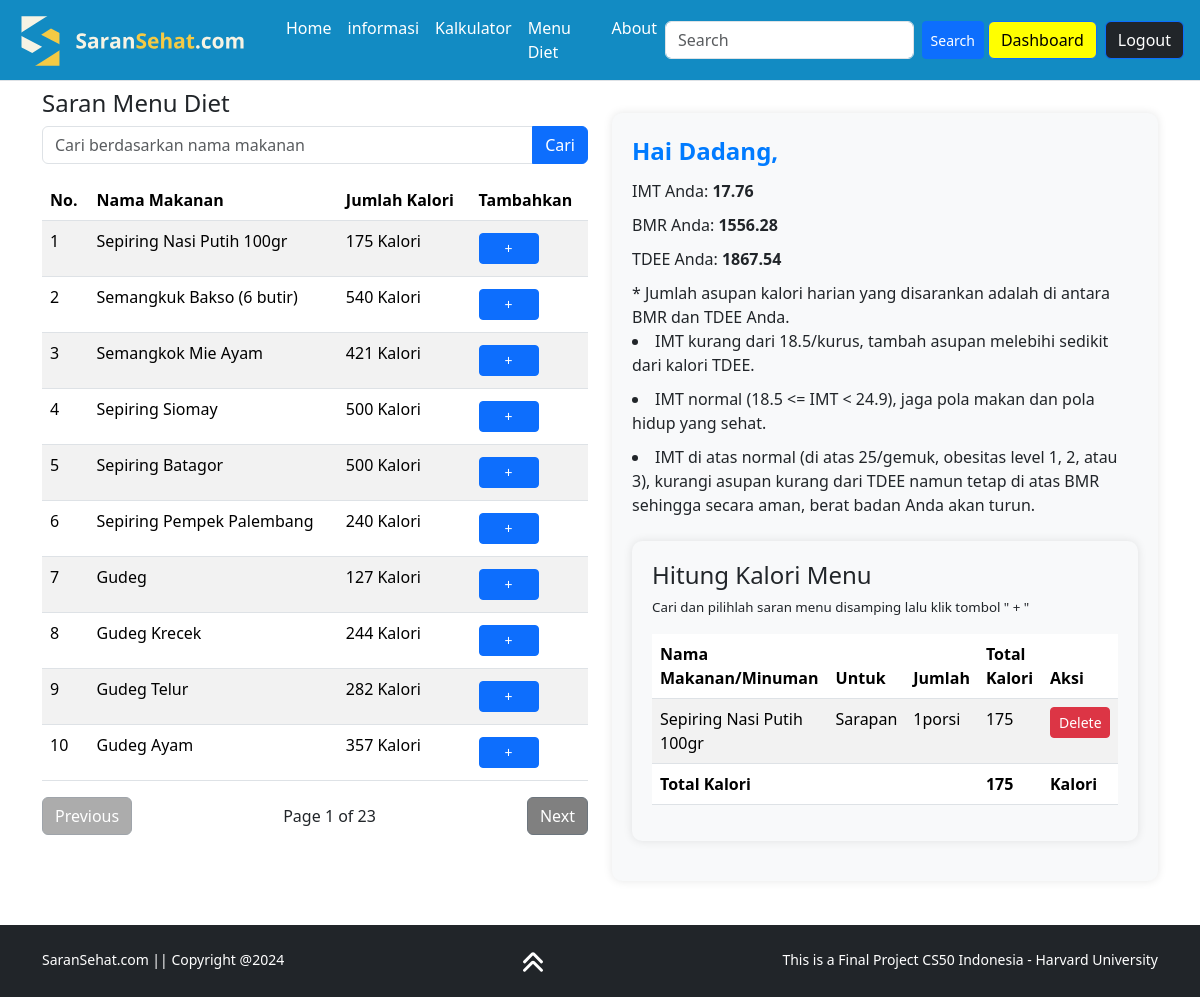
The app's page /menu (signed in), older data.
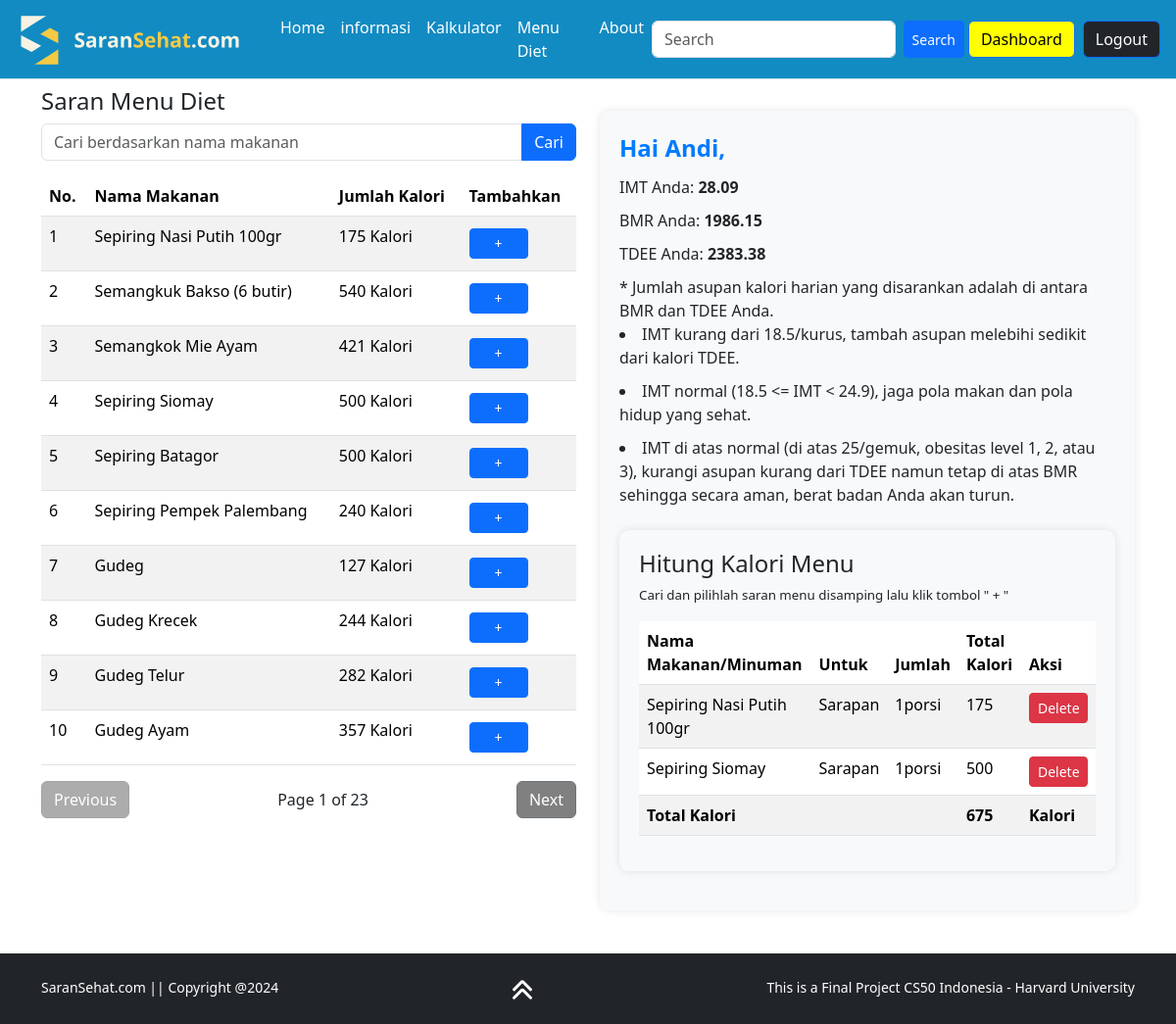
The same page, newer data.
### tables this page shows
CREATE TABLE foods (
    "food_id" INTEGER PRIMARY KEY AUTOINCREMENT,
    name TEXT NOT NULL,
    amount NUMERIC NOT NULL,
    unit TEXT NOT NULL,
    calories NUMERIC NOT NULL
);

CREATE TABLE "bio" (
    id INTEGER PRIMARY KEY AUTOINCREMENT,
    user_id INTEGER,
	name TEXT, 
    imt NUMERIC NOT NULL,
    bmr NUMERIC NOT NULL,
    tdee NUMERIC NOT NULL,
    timestamp TIMESTAMP DEFAULT CURRENT_TIMESTAMP,
    FOREIGN KEY (user_id) REFERENCES users(id)
);

CREATE TABLE "user_intake" (
    id INTEGER PRIMARY KEY AUTOINCREMENT,
    bio_id INTEGER,
    food_id INTEGER,
    food_name TEXT NOT NULL,
    meal_type TEXT,    
    amount NUMERIC NOT NULL, 
    unit TEXT NOT NULL, 
    calories NUMERIC NOT NULL,
    timestamp DATETIME,
    FOREIGN KEY (bio_id) REFERENCES bio(id),
    FOREIGN KEY (food_id) REFERENCES foods(food_id)
);

### app.py (the view)
@app.route('/menu', methods=["GET", "POST"])
@login_required
def show_menu():
    page = request.args.get('page', 1, type=int)
    limit = 10
    halaman = db.execute("SELECT COUNT(*) AS total_foods FROM foods")[0]['total_foods']
    total_halaman = (halaman + limit - 1) // limit
    foods = db.execute("SELECT * FROM foods")
    food = foods[0]
    user_id = session["user_id"]
    data_bio = db.execute("SELECT id, name, imt, bmr, tdee FROM bio WHERE user_id = ? ORDER BY id DESC LIMIT 1", user_id)[0]
    data_menus = db.execute("SELECT * FROM user_intake WHERE bio_id = ?", data_bio['id'])
    total_calories = sum(menu["amount"] * menu["calories"] for menu in data_menus)
    query = request.args.get('search')
    if query:
        foods = db.execute("SELECT * FROM foods WHERE name LIKE ?", ('%' + query + '%'))
    else:
        foods = db.execute("SELECT * FROM foods")
    return render_template("menu.html", food=food, foods=foods, page=page, limit=limit, total_halaman=total_halaman, query=query, data_bio=data_bio, data_menus=data_menus, total_calories=total_calories)

### app.py (called while the page is built)
@app.after_request
def after_request(response):
    response.headers["Cache-Control"] = "no-cache, no-store, must-revalidate"
    response.headers["Expires"] = 0
    response.headers["Pragma"] = "no-cache"
    return response

### helpers.py (called while the page is built)
def login_required(f):
    @wraps(f)
    def decorated_function(*args, **kwargs):
        if session.get("user_id") is None:
            return redirect("/login")
        return f(*args, **kwargs)
    return decorated_function

def format_decimal(value):
    if value is None:
        return ""
    try:
        formatted_value = "{:.2f}".format(value)
        return formatted_value
    except (ValueError, TypeError):
        return ""

### templates/menu.html (shortened to what this page needs)
{% extends "base.html" %}
{% block content %}
<div class="row g-6 mt-2">
    <div class="col-md-6">
        <h4>Saran Menu Diet</h4>
        <form action="/menu" method="get" class="mb-3">
            <div class="input-group">
                <input type="text" class="form-control" placeholder="Cari berdasarkan nama makanan" name="search">
                <button class="btn btn-primary" type="submit">Cari</button>
            </div>
        </form>
        <div action="/menu" method="post">
            {% set total_pages = ((foods|length - 1) // limit) + 1 %}
            <table class="table table-striped">
                <thead>
                    <tr>
                        <th class="table-cell">No.</th>
                        <th class="table-cell">Nama Makanan</th>
                        <th class="table-cell">Jumlah Kalori</th>
                        <th class="table-cell">Tambahkan</th>
                    </tr>
                </thead>
                <tbody>
                    {% for food in foods %}
                    {% if loop.index >= (page - 1) * limit + 1 and loop.index <= page * limit %} <tr>
                        <td class="table-cell">{{ loop.index }}</td>
                        <td class="table-cell">{{ food.name }}</td>
                        <td class="table-cell">{{ food.calories }} Kalori</td>
                        <td class="table-cell">
                            {% if session["user_id"] %}
                            <div class="d-block my-1"><a href="#" class="btn btn-primary btn-sm" style="width: 60px"
                                    data-bs-toggle="modal" data-bs-target="#addModal{{ food.food_id }}"> + </a></div>
                                {% endif %}
                        </td>
                        </tr>
                        {% endif %}
                        {% endfor %}
                </tbody>
            </table>
            <div class="pagination">
                <div>
                    {% if page > 1 %}
                    <a href="?page={{ page - 1 }}{% if query %}&search={{ query }}{% endif %}" class="btn btn-secondary" style="background-color: gray;">
                        <bold> Previous </bold>
                    </a>
                    {% else %}
                    <button class="btn btn-secondary" disabled>
                        <bold> Previous </bold>
                    </button>
                    {% endif %}
                </div>
                <div>
                    {% if total_pages > 1 %}
                    <span>Page {{ page }} of {{ total_pages }}</span>
                    {% endif %}
                </div>
                <div>
                    {% if page < total_pages %}
                    {% if query %}
                    <a href="?page={{ page + 1 }}&search={{ query }}" class="btn btn-secondary" style="background-color: gray;">
                        <bold> Next </bold>
                    </a>
                    {% else %}
                    <a href="?page={{ page + 1 }}" class="btn btn-secondary" style="background-color: gray;">
                        <bold> Next </bold>
                    </a>
                    {% endif %}
                    {% else %}
                    <button class="btn btn-secondary" disabled>
                        <bold> Next </bold>
                    </button>
                    {% endif %}
                </div>
            </div>
        </div>
    </div>
    <div class="col-md-6">
        <div class="result-container mt-4" action="/menu" method="get">
            <div class="result-title">Hai {{ data_bio.name }},</div>
            <div class="result-item">IMT Anda: <strong>{{ format_decimal(data_bio.imt) }}</strong></div>
            <div class="result-item">BMR Anda: <strong>{{ format_decimal(data_bio.bmr) }}</strong></div>
            <div class="result-item">TDEE Anda: <strong>{{ format_decimal(data_bio.tdee) }}</strong></div>
            <div class="result-item"> * Jumlah asupan kalori harian yang disarankan adalah di antara BMR dan TDEE Anda.
            <div class="result-item"><li>IMT kurang dari 18.5/kurus, tambah asupan melebihi sedikit dari kalori TDEE.</li></div>
            <div class="result-item"><li>IMT normal (18.5 <= IMT < 24.9), jaga pola makan dan pola hidup yang sehat.</li></div>
            <div class="result-item"><li>IMT di atas normal (di atas 25/gemuk, obesitas level 1, 2, atau 3), kurangi asupan kurang dari TDEE namun tetap di atas BMR sehingga secara aman, berat badan Anda akan turun.</li></div>
        </div>
        <div class="result-container mt-4" action="/menu" method="get">
            <h4>Hitung Kalori Menu</h4>
            <p style="font-size: smaller;">Cari dan pilihlah saran menu disamping lalu klik tombol " + "</p>
            <table class="table table-striped">
                <thead>
                    <tr>
                        <th class="table-cell">Nama Makanan/Minuman</th>
                        <th class="table-cell">Untuk</th>
                        <th class="table-cell">Jumlah</th>
                        <th class="table-cell">Total Kalori</th>
                        <th class="table-cell"> Aksi</th>
                    </tr>
                </thead>
                <tbody>
                    {% for data_menu in data_menus %}
                    <tr>
                        <td class="table-cell">{{ data_menu.food_name }}</td>
                        <td class="table-cell">{{ data_menu.meal_type }}</td>
                        <td class="table-cell">{{ data_menu.amount }}{{ data_menu.unit }}</td>
                        <td class="table-cell">{{ data_menu.amount * data_menu.calories }}</td>
                        <td class="table-cell">
                            <form action="/delete/{{ data_menu.id }}" method="post">
                                <button type="submit" class="btn btn-danger btn-sm" style="width: 60px">Delete</button>
                            </form>
                        </td>
                    {% endfor %}
                    {% if data_menus %}
                    <tr>
                        <th colspan="3" class="table-cell">Total Kalori</th>
                        <th class="table-cell">{{ total_calories }}</th>
                        <th class="table-cell">Kalori</th>
                    </tr>
                    {% else %}
                    <tr>
                        <td colspan="4" class="table-cell">Tidak ada data yang tersedia</td>
                    </tr>
                    {% endif %}
                </tbody>
            </table>
        </div>
    </div>
</div>
</div>
</div>
{% endblock %}

### templates/base.html (shortened to what this page needs)
<!DOCTYPE html>
<html lang="en">
<head>
  <link href="https://cdn.jsdelivr.net/npm/bootstrap@5.3.2/dist/css/bootstrap.min.css" rel="stylesheet"
>
  <link rel="stylesheet" href="https://cdnjs.cloudflare.com/ajax/libs/animate.css/4.1.1/animate.min.css">
  <link rel="stylesheet" href="{{ url_for('static', filename='css/styles.css') }}">
</head>
<body>
  <nav class="navbar navbar-expand-lg border-bottom border-body">
    <div class="container-fluid">
      <a class="navbar-brand" href="/"><img src="/static/images/logo_long.svg" alt="Logo" width="250" height="50"
          class="d-inline-block align-text-top"></a>
      <div class="collapse navbar-collapse" id="navbarTogglerDemo02">
        <ul class="navbar-nav me-auto mb-2 mb-lg-0">
          <li class="nav-item{% if active_page == 'index' %}active{% endif %}">
            <a class="nav-link" href="/">Home</a>
          </li>
          <li class="nav-item {% if active_page == 'informasi' %}active{% endif %}">
            <a class="nav-link" href="/informasi">informasi</a>
          </li>
          <li class="nav-item">
            <a class="nav-link" href="/kalkulator">Kalkulator</a>
          </li>
          <li class="nav-item">
            <a class="nav-link" href="/menu">Menu Diet</a>
          </li>
          <li class="nav-item">
            <a class="nav-link" href="/about">About</a>
          </li>
        </ul>
        <form id="search" class="d-flex" role="search">
          <input class="form-control me-2" type="search" placeholder="Search" aria-label="Search">
          <button type="button" class="btn btn-primary btn-sm">Search</button>
        </form>
        {% if session["user_id"] %}
        {% if session["role"] == "admin" %}
        <div class="list-unstyled text-center mx-1 my-2">
          <li>
            <a href="/dashboard" class="btn btn-primary" style="background-color: yellow; color: black;">Dashboard</a>
          </li>
        </div>
        {% endif %}
        <div class="list-unstyled text-center mx-1 my-2">
          <li>
            <a href="/logout" class="btn btn-primary bg-dark">Logout</a>
          </li>
        </div>
        {% else %}
        <div class="list-unstyled text-center mx-1 my-2">
          <li>
            <a href="/login" class="btn btn-primary bg-dark">Register/Login</a>
          </li>
        </div>
        {% endif %}
      </div>
    </div>
  </nav>
  <div class="container content">
    {% block content %}
    {% endblock %}
  <footer class="bg-dark text-white text-center py-4 mt-4">
    <div class="container">
      <div class="row justify-content-between small">
        <div class="col-auto">
          <span>SaranSehat.com || Copyright @2024</span>
        </div>
        <div class="col-auto">
          <div class="col-auto">
            <button id="scrollTop" class="d-inline-block text-reset" title="Up to the top" style="background-color: transparent; border: none;">
          </button>
          </div>
        </div>
        <div class="col-auto">
          <span>This is a Final Project CS50 Indonesia - Harvard University</span>
        </div>
      </div>
    </div>
  </footer>
</body>
</html>

### static/css/styles.css (style rules this page uses)
html, body { height: 100%; overflow-x: hidden; display: flex; flex-direction: column; min-height: 100vh; }
.content { flex: 1; }
footer { margin-top: auto; }
nav { background-color: #128bc3; }
.navbar-nav .nav-link { position: relative; color: white; text-decoration: none; }
.navbar-nav .nav-link::after { content: ''; position: absolute; bottom: -2px; left: 0; width: 0; height: 2px; background-color: white; transition: width 0.3s ease; }
.result-container { background-color: #f8f9fa; border-radius: 10px; padding: 20px; box-shadow: 0px 0px 10px rgba(0, 0, 0, 0.1); margin-bottom: 20px; }
.result-title { font-size: 24px; font-weight: bold; margin-bottom: 10px; color: #007bff; }
.result-item { font-size: 16px; margin-bottom: 10px; }
.pagination { display: flex; justify-content: space-between; align-items: center; }
.pagination .btn { background-color: gray; }

Row changes from the older to the newer data that the page shows:
no longer on this page (row unchanged): bio: name "Dadang", imt "17.76", bmr "1556.28", tdee "1867.54"
added bio: name "Andi", imt "28.09", bmr "1986.15", tdee "2383.38"
added user_intake: food_name "Sepiring Siomay", meal_type "Sarapan", amount "1", unit "porsi", data_menu.amount*data_menu.calories "500"
Text that changed along with them:
{{ total_calories }}: "175" → "675"
